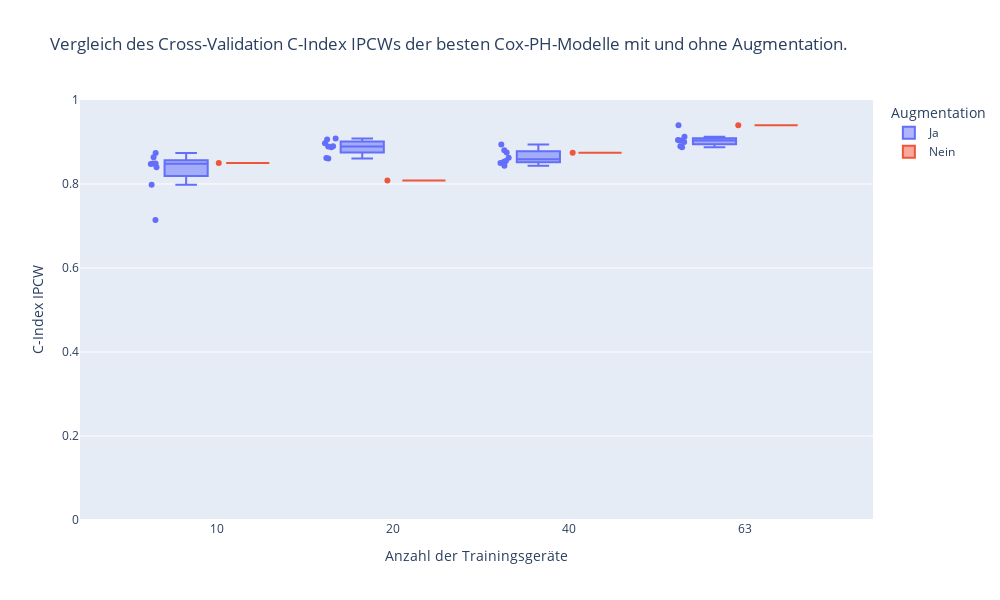
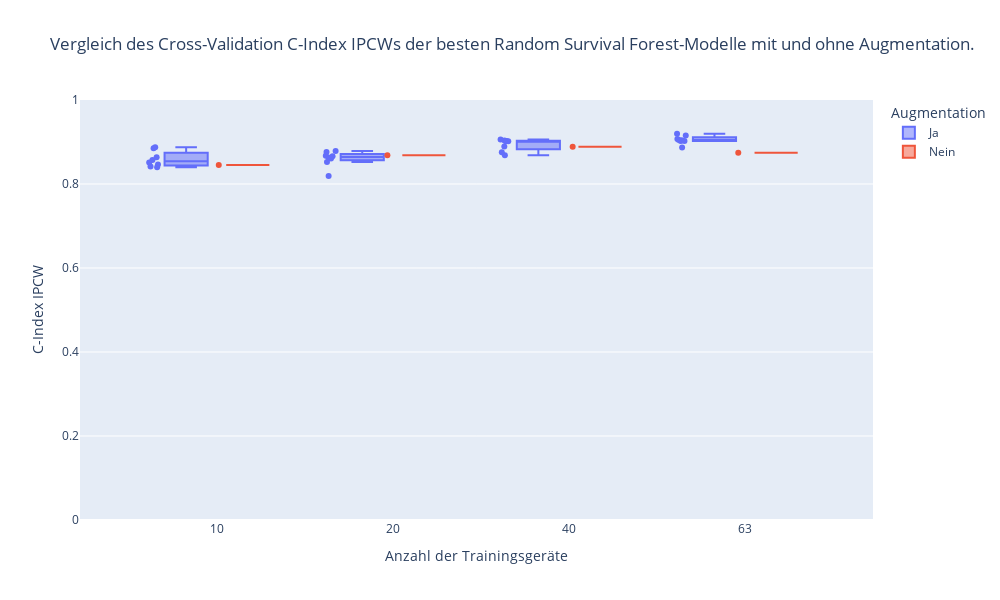
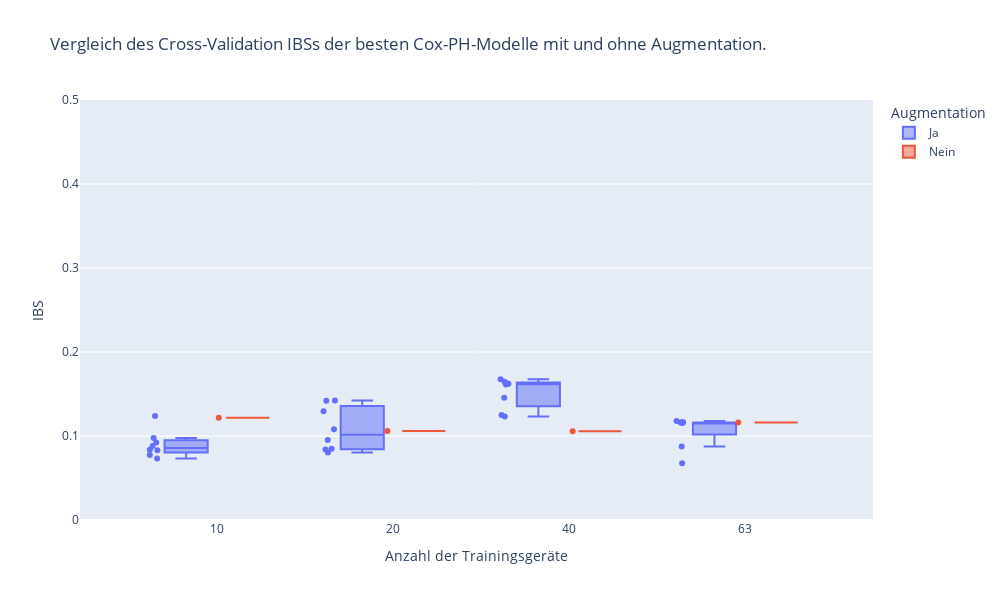
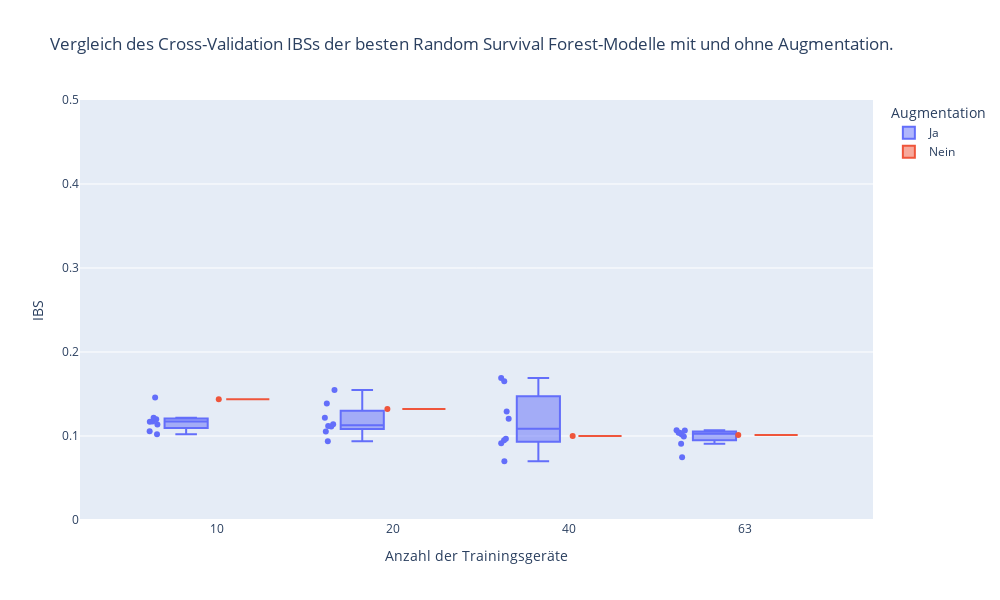

The notebook cell saved with these charts, in order:
### Code cell
from utilities import latex_tables


for by_metric, metric_group in cv_df.groupby(by="params.by_metric"):
    print(by_metric)
    print(metric_group.shape)
    subfig_grid = latex_figs.LatexSubfigureGrid(
        caption=f"Vergleich des \\gls{{cv}} {metric_name_to_metric[by_metric]}s der besten Modelle.",
        label=f"comp_surv_cv_{by_metric.split('.')[1]}",
    )

    for model_class, model_group in metric_group.groupby(by="params.model_class"):
        model_group["Augmentation"] = model_group["params.n_aug"] != 0
        model_group["Augmentation"] = model_group["Augmentation"].replace(
            {True: "Ja", False: "Nein"}
        )
        model_group.sort_values(by=["Augmentation", "params.n_dev"], inplace=True)
        print(model_class)
        calculate_and_print_improvements(model_group, by_metric)


        fig = px.box(
            model_group,
            x="params.n_dev",
            y=by_metric,
            color="Augmentation",
            points="all",
            title=f"Vergleich des Cross-Validation {metric_name_to_metric[by_metric]}s der besten {model_class_to_model[model_class]}-Modelle mit und ohne Augmentation.",
            width=1000,
            height=600,
            range_y=[0, 1] if by_metric == "metrics.c_index_ipcw" else [0, 0.5],
        )

        fig.update_layout(
            xaxis_title="Anzahl der Trainingsgeräte",
            yaxis_title=metric_name_to_metric[by_metric],
        )
        fig.show()
        subfig = latex_figs.LatexSubfigure(
            f"resources/figures/survival_cv/{by_metric.split('.')[1]}_{model_class_to_abbr[model_class]}_cv.png",
            fig,
            caption=f"Vergleich des \\gls{{cv}} \\gls{{{by_metric.split('.')[1]}}}s der besten \\gls{{{model_class_to_abbr[model_class]}}}-Modelle.",
            label=f"comp_surv_cv_{by_metric.split('.')[1]}_{model_class_to_abbr[model_class]}",
        )
        subfig_grid.add_subfigure(subfig)
        subfig_grid.add_newline()
    subfig_grid.save_figure()
    subfig_grid.write_latex_code_to_file(f"comp_surv_cv_{by_metric.split('.')[1]}.tex")

### Figure 1 — Plotly figure (JSON) as saved in the notebook; plotly's stock layout.template omitted (floating-point values rounded to 4 significant figures)
{"data": [{"alignmentgroup": "True", "boxpoints": "all", "hovertemplate": "Augmentation=Ja<br>params.n_dev=%{x}<br>metrics.c_index_ipcw=%{y}<extra></extra>", "legendgroup": "Ja", "marker": {"color": "#636efa"}, "name": "Ja", "notched": false, "offsetgroup": "Ja", "orientation": "v", "showlegend": true, "type": "box", "x": ["10", "10", "10", "10", "10", "10", "10", "10", "20", "20", "20", "20", "20", "20", "20", "20", "40", "40", "40", "40", "40", "40", "40", "40", "63", "63", "63", "63", "63", "63", "63", "63"], "x0": " ", "xaxis": "x", "y": [0.7985, 0.8737, 0.8487, 0.8637, 0.8475, 0.7144, 0.8491, 0.84, 0.9061, 0.8897, 0.8606, 0.8622, 0.9083, 0.8894, 0.8876, 0.8969, 0.855, 0.8434, 0.8751, 0.8806, 0.8502, 0.8943, 0.853, 0.8627, 0.9035, 0.9036, 0.9124, 0.905, 0.8998, 0.8876, 0.8899, 0.9401], "y0": " ", "yaxis": "y"}, {"alignmentgroup": "True", "boxpoints": "all", "hovertemplate": "Augmentation=Nein<br>params.n_dev=%{x}<br>metrics.c_index_ipcw=%{y}<extra></extra>", "legendgroup": "Nein", "marker": {"color": "#EF553B"}, "name": "Nein", "notched": false, "offsetgroup": "Nein", "orientation": "v", "showlegend": true, "type": "box", "x": ["10", "20", "40", "63"], "x0": " ", "xaxis": "x", "y": [0.8501, 0.8085, 0.8742, 0.9401], "y0": " ", "yaxis": "y"}], "layout": {"boxmode": "group", "height": 600, "legend": {"title": {"text": "Augmentation"}, "tracegroupgap": 0}, "title": {"text": "Vergleich des Cross-Validation C-Index IPCWs der besten Cox-PH-Modelle mit und ohne Augmentation."}, "width": 1000, "xaxis": {"anchor": "y", "domain": [0, 1], "title": {"text": "Anzahl der Trainingsgeräte"}}, "yaxis": {"anchor": "x", "domain": [0, 1], "range": [0, 1], "title": {"text": "C-Index IPCW"}}}}

### Figure 2 — Plotly figure (JSON) as saved in the notebook; plotly's stock layout.template omitted (floating-point values rounded to 4 significant figures)
{"data": [{"alignmentgroup": "True", "boxpoints": "all", "hovertemplate": "Augmentation=Ja<br>params.n_dev=%{x}<br>metrics.c_index_ipcw=%{y}<extra></extra>", "legendgroup": "Ja", "marker": {"color": "#636efa"}, "name": "Ja", "notched": false, "offsetgroup": "Ja", "orientation": "v", "showlegend": true, "type": "box", "x": ["10", "10", "10", "10", "10", "10", "10", "10", "20", "20", "20", "20", "20", "20", "20", "20", "40", "40", "40", "40", "40", "40", "40", "40", "63", "63", "63", "63", "63", "63", "63", "63"], "x0": " ", "xaxis": "x", "y": [0.8397, 0.8512, 0.8873, 0.8462, 0.8852, 0.8574, 0.8418, 0.8636, 0.8762, 0.8524, 0.8633, 0.8609, 0.8672, 0.8659, 0.8192, 0.8788, 0.9062, 0.8896, 0.9035, 0.9023, 0.8682, 0.9015, 0.8754, 0.9019, 0.904, 0.9025, 0.9048, 0.9069, 0.9026, 0.9199, 0.8868, 0.9154], "y0": " ", "yaxis": "y"}, {"alignmentgroup": "True", "boxpoints": "all", "hovertemplate": "Augmentation=Nein<br>params.n_dev=%{x}<br>metrics.c_index_ipcw=%{y}<extra></extra>", "legendgroup": "Nein", "marker": {"color": "#EF553B"}, "name": "Nein", "notched": false, "offsetgroup": "Nein", "orientation": "v", "showlegend": true, "type": "box", "x": ["10", "20", "40", "63"], "x0": " ", "xaxis": "x", "y": [0.8455, 0.8686, 0.8888, 0.8743], "y0": " ", "yaxis": "y"}], "layout": {"boxmode": "group", "height": 600, "legend": {"title": {"text": "Augmentation"}, "tracegroupgap": 0}, "title": {"text": "Vergleich des Cross-Validation C-Index IPCWs der besten Random Survival Forest-Modelle mit und ohne Augmentation."}, "width": 1000, "xaxis": {"anchor": "y", "domain": [0, 1], "title": {"text": "Anzahl der Trainingsgeräte"}}, "yaxis": {"anchor": "x", "domain": [0, 1], "range": [0, 1], "title": {"text": "C-Index IPCW"}}}}

### Figure 3 — Plotly figure (JSON) as saved in the notebook; plotly's stock layout.template omitted (floating-point values rounded to 4 significant figures)
{"data": [{"alignmentgroup": "True", "boxpoints": "all", "hovertemplate": "Augmentation=Ja<br>params.n_dev=%{x}<br>metrics.ibs=%{y}<extra></extra>", "legendgroup": "Ja", "marker": {"color": "#636efa"}, "name": "Ja", "notched": false, "offsetgroup": "Ja", "orientation": "v", "showlegend": true, "type": "box", "x": ["10", "10", "10", "10", "10", "10", "10", "10", "20", "20", "20", "20", "20", "20", "20", "20", "40", "40", "40", "40", "40", "40", "40", "40", "63", "63", "63", "63", "63", "63", "63", "63"], "x0": " ", "xaxis": "x", "y": [0.07314, 0.0922, 0.1238, 0.08359, 0.0831, 0.08795, 0.07735, 0.09748, 0.142, 0.08045, 0.08473, 0.1423, 0.1294, 0.09515, 0.108, 0.08397, 0.1676, 0.1647, 0.1627, 0.1621, 0.1251, 0.1232, 0.1454, 0.1612, 0.1159, 0.1178, 0.1164, 0.06759, 0.1159, 0.1159, 0.08757, 0.116], "y0": " ", "yaxis": "y"}, {"alignmentgroup": "True", "boxpoints": "all", "hovertemplate": "Augmentation=Nein<br>params.n_dev=%{x}<br>metrics.ibs=%{y}<extra></extra>", "legendgroup": "Nein", "marker": {"color": "#EF553B"}, "name": "Nein", "notched": false, "offsetgroup": "Nein", "orientation": "v", "showlegend": true, "type": "box", "x": ["10", "20", "40", "63"], "x0": " ", "xaxis": "x", "y": [0.1219, 0.1059, 0.1058, 0.116], "y0": " ", "yaxis": "y"}], "layout": {"boxmode": "group", "height": 600, "legend": {"title": {"text": "Augmentation"}, "tracegroupgap": 0}, "title": {"text": "Vergleich des Cross-Validation IBSs der besten Cox-PH-Modelle mit und ohne Augmentation."}, "width": 1000, "xaxis": {"anchor": "y", "domain": [0, 1], "title": {"text": "Anzahl der Trainingsgeräte"}}, "yaxis": {"anchor": "x", "domain": [0, 1], "range": [0, 0.5], "title": {"text": "IBS"}}}}

### Figure 4 — Plotly figure (JSON) as saved in the notebook; plotly's stock layout.template omitted (floating-point values rounded to 4 significant figures)
{"data": [{"alignmentgroup": "True", "boxpoints": "all", "hovertemplate": "Augmentation=Ja<br>params.n_dev=%{x}<br>metrics.ibs=%{y}<extra></extra>", "legendgroup": "Ja", "marker": {"color": "#636efa"}, "name": "Ja", "notched": false, "offsetgroup": "Ja", "orientation": "v", "showlegend": true, "type": "box", "x": ["10", "10", "10", "10", "10", "10", "10", "10", "20", "20", "20", "20", "20", "20", "20", "20", "40", "40", "40", "40", "40", "40", "40", "40", "63", "63", "63", "63", "63", "63", "63", "63"], "x0": " ", "xaxis": "x", "y": [0.117, 0.1057, 0.1136, 0.1173, 0.1458, 0.1198, 0.1022, 0.1217, 0.1055, 0.1547, 0.1387, 0.1118, 0.09381, 0.1216, 0.1139, 0.1114, 0.1653, 0.1207, 0.1293, 0.169, 0.06993, 0.09505, 0.09673, 0.09124, 0.1037, 0.07485, 0.1016, 0.1068, 0.09063, 0.1038, 0.1067, 0.09934], "y0": " ", "yaxis": "y"}, {"alignmentgroup": "True", "boxpoints": "all", "hovertemplate": "Augmentation=Nein<br>params.n_dev=%{x}<br>metrics.ibs=%{y}<extra></extra>", "legendgroup": "Nein", "marker": {"color": "#EF553B"}, "name": "Nein", "notched": false, "offsetgroup": "Nein", "orientation": "v", "showlegend": true, "type": "box", "x": ["10", "20", "40", "63"], "x0": " ", "xaxis": "x", "y": [0.1439, 0.1321, 0.1001, 0.1011], "y0": " ", "yaxis": "y"}], "layout": {"boxmode": "group", "height": 600, "legend": {"title": {"text": "Augmentation"}, "tracegroupgap": 0}, "title": {"text": "Vergleich des Cross-Validation IBSs der besten Random Survival Forest-Modelle mit und ohne Augmentation."}, "width": 1000, "xaxis": {"anchor": "y", "domain": [0, 1], "title": {"text": "Anzahl der Trainingsgeräte"}}, "yaxis": {"anchor": "x", "domain": [0, 1], "range": [0, 0.5], "title": {"text": "IBS"}}}}
